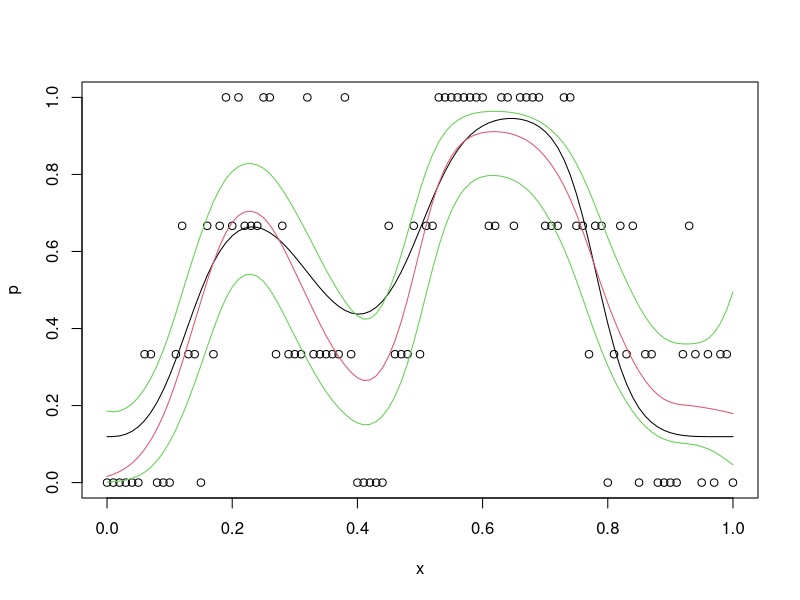

Here is the R script that generated this plot:
library(gss)


### Name: gssanova0
### Title: Fitting Smoothing Spline ANOVA Models with Non-Gaussian
###   Responses
### Aliases: gssanova0 gssanova1
### Keywords: models regression smooth

### ** Examples

## Fit a cubic smoothing spline logistic regression model
test <- function(x)
        {.3*(1e6*(x^11*(1-x)^6)+1e4*(x^3*(1-x)^10))-2}
x <- (0:100)/100
p <- 1-1/(1+exp(test(x)))
y <- rbinom(x,3,p)
logit.fit <- gssanova0(cbind(y,3-y)~x,family="binomial")
## The same fit
logit.fit1 <- gssanova0(y/3~x,"binomial",weights=rep(3,101))
## Obtain estimates and standard errors on a grid
est <- predict(logit.fit,data.frame(x=x),se=TRUE)
## Plot the fit and the Bayesian confidence intervals
plot(x,y/3,ylab="p")
lines(x,p,col=1)
lines(x,1-1/(1+exp(est$fit)),col=2)
lines(x,1-1/(1+exp(est$fit+1.96*est$se)),col=3)
lines(x,1-1/(1+exp(est$fit-1.96*est$se)),col=3)
## Clean up
## Not run: 
##D rm(test,x,p,y,logit.fit,logit.fit1,est)
##D dev.off()
## End(Not run)
